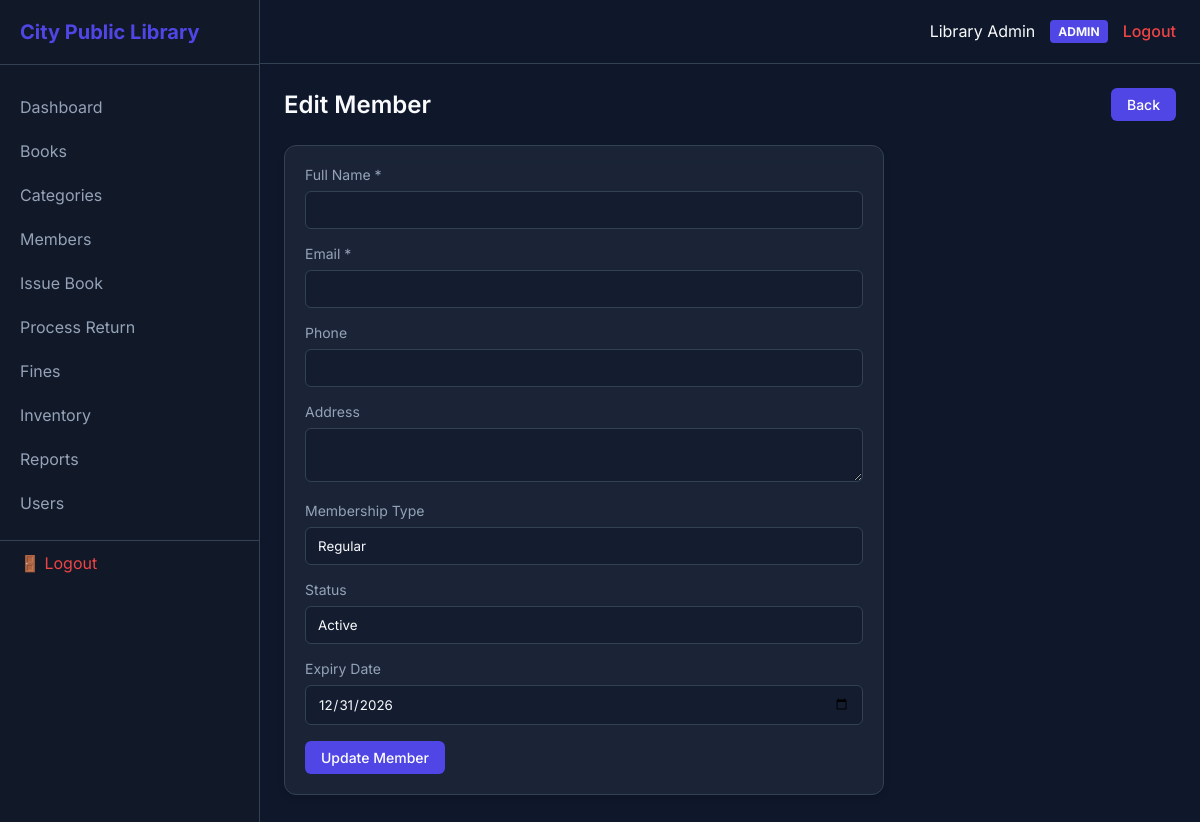
Screenshot of /admin/members/edit.php?id=1 (signed in) with the database file from the repository.
### tables this page shows
CREATE TABLE `system_settings` (
  `id` int(11) NOT NULL AUTO_INCREMENT,
  `setting_key` varchar(100) NOT NULL,
  `setting_value` text DEFAULT NULL,
  `updated_at` timestamp NOT NULL DEFAULT current_timestamp() ON UPDATE current_timestamp(),
  PRIMARY KEY (`id`),
  UNIQUE KEY `setting_key` (`setting_key`)
);

CREATE TABLE `members` (
  `id` int(11) NOT NULL AUTO_INCREMENT,
  `user_id` int(11) NOT NULL,
  `member_id` varchar(20) NOT NULL,
  `membership_type` varchar(50) DEFAULT 'Standard',
  `join_date` date NOT NULL,
  `expiry_date` date NOT NULL,
  `status` enum('active','expired','suspended') NOT NULL DEFAULT 'active',
  PRIMARY KEY (`id`),
  UNIQUE KEY `member_id` (`member_id`),
  KEY `user_id` (`user_id`),
  CONSTRAINT `members_ibfk_1` FOREIGN KEY (`user_id`) REFERENCES `users` (`id`) ON DELETE CASCADE
);

### config/db.php (called while the page is built, shortened)
<?php
function getSiteName(PDO $pdo): string {
    static $name = null;
    if ($name === null) {
        try {
            $stmt = $pdo->prepare("SELECT setting_value FROM system_settings WHERE setting_key='library_name' LIMIT 1");
            $stmt->execute();
            $name = $stmt->fetchColumn() ?: 'City Public Library';
        } catch (Exception $e) {
            $name = 'City Public Library';
        }
    }
    return $name;
}

### admin/members/edit.php (the view, shortened to what this page needs)
<?php
require_once '../../config/db.php';
require_once '../../includes/functions.php';
?>
<!DOCTYPE html>
<html lang="en">
<head>
</head>
<body>
    <div class="sidebar">
        <div class="sidebar-header"><?= getSiteName($pdo) ?></div>
        <div class="sidebar-nav">
            <a href="../dashboard.php" class="sidebar-link">Dashboard</a>
            <a href="../books/index.php" class="sidebar-link">Books</a>
            <a href="../categories/index.php" class="sidebar-link">Categories</a>
            <a href="../members/index.php" class="sidebar-link">Members</a>
            <a href="../issue/index.php" class="sidebar-link">Issue Book</a>
            <a href="../returns/index.php" class="sidebar-link">Process Return</a>
            <a href="../fines/index.php" class="sidebar-link">Fines</a>
            <a href="../inventory/index.php" class="sidebar-link">Inventory</a>
            <a href="../reports/index.php" class="sidebar-link">Reports</a>
            <a href="../users/index.php" class="sidebar-link">Users</a>
                    <a href="../../logout.php" class="sidebar-link" style="color: #ef4444; margin-top: 15px; border-top: 1px solid var(--border);"><i class="fas fa-sign-out-alt"></i> 🚪 Logout</a>
        </div>
    </div>
    <div class="main-wrapper">
        <div class="topbar">
            <div class="topbar-right">
                <span><?= htmlspecialchars($_SESSION["full_name"] ?? "Admin User") ?></span>
                <span class="role-badge"><?= htmlspecialchars($_SESSION["role"] ?? "Admin") ?></span>
                <a href="../../logout.php" class="btn-logout">Logout</a>
            </div>
        </div>
        <div class="content">
            <div class="page-header"><h1 class="page-title">Edit Member</h1><a href="index.php" class="btn btn-primary">Back</a></div>
            <?php
            $id = $_GET['id'] ?? 0;
            $mem = ['full_name'=>'', 'email'=>'', 'phone'=>'', 'address'=>'', 'membership_type'=>'regular', 'expiry_date'=>'', 'status'=>'active'];
            try { $stmt = $pdo->prepare("SELECT * FROM members WHERE id=?"); $stmt->execute([$id]); $m = $stmt->fetch(); if($m) $mem = $m; } catch(Exception $e) {}
            ?>
            <div class="card" style="max-width: 600px;">
                <form method="POST">
                    <div class="form-group"><label>Full Name *</label><input type="text" name="full_name" class="form-control" required value="<?=htmlspecialchars($mem['full_name'])?>"></div>
                    <div class="form-group"><label>Email *</label><input type="email" name="email" class="form-control" required value="<?=htmlspecialchars($mem['email'])?>"></div>
                    <div class="form-group"><label>Phone</label><input type="text" name="phone" class="form-control" value="<?=htmlspecialchars($mem['phone']??'')?>"></div>
                    <div class="form-group"><label>Address</label><textarea name="address" class="form-control"><?=htmlspecialchars($mem['address']??'')?></textarea></div>
                    <div class="form-group"><label>Membership Type</label>
                        <select name="membership_type" class="form-control">
                            <option value="regular" <?=$mem['membership_type']=='regular'?'selected':''?>>Regular</option>
                        </select>
                    </div>
                    <div class="form-group"><label>Status</label>
                        <select name="status" class="form-control">
                            <option value="active" <?=$mem['status']=='active'?'selected':''?>>Active</option>
                        </select>
                    </div>
                    <div class="form-group"><label>Expiry Date</label><input type="date" name="expiry_date" class="form-control" value="<?=htmlspecialchars($mem['expiry_date']??'')?>"></div>
                    <button type="submit" class="btn btn-primary">Update Member</button>
                </form>
            </div>
        </div>
    </div>
</body>
</html>

### admin/members/edit.php (style rules this page uses)
:root { --bg: #0f172a; --sidebar: #111827; --card-bg: rgba(30, 41, 59, 0.8); --primary: #4f46e5; --primary-hover: #4338ca; --accent: #f59e0b; --success: #10b981; --danger: #ef4444; --text-main: #f8fafc; --text-muted: #94a3b8; --border: #334155; }
* { margin: 0; padding: 0; box-sizing: border-box; font-family: 'Inter', sans-serif; }
body { background-color: var(--bg); color: var(--text-main); display: flex; height: 100vh; overflow: hidden; }
.sidebar { width: 260px; background-color: var(--sidebar); height: 100vh; display: flex; flex-direction: column; border-right: 1px solid var(--border); }
.sidebar-header { padding: 20px; font-size: 1.25rem; font-weight: bold; color: var(--primary); border-bottom: 1px solid var(--border); }
.sidebar-nav { padding: 20px 0; flex-grow: 1; overflow-y: auto; }
.sidebar-link { display: block; padding: 12px 20px; color: var(--text-muted); text-decoration: none; transition: 0.3s; }
.main-wrapper { flex-grow: 1; display: flex; flex-direction: column; height: 100vh; overflow: hidden; }
.topbar { height: 64px; background-color: var(--bg); border-bottom: 1px solid var(--border); display: flex; justify-content: space-between; align-items: center; padding: 0 24px; }
.topbar-right { display: flex; align-items: center; gap: 15px; }
.role-badge { background: var(--primary); padding: 4px 8px; border-radius: 4px; font-size: 0.75rem; font-weight: bold; text-transform: uppercase; }
.btn-logout { color: var(--danger); text-decoration: none; font-weight: 500; }
.content { flex-grow: 1; padding: 24px; overflow-y: auto; }
.page-header { display: flex; justify-content: space-between; align-items: center; margin-bottom: 24px; }
.page-title { font-size: 1.5rem; font-weight: 600; }
.card { background: var(--card-bg); border: 1px solid var(--border); border-radius: 12px; padding: 20px; backdrop-filter: blur(10px); margin-bottom: 24px; box-shadow: 0 4px 6px rgba(0,0,0,0.1); }
.btn { display: inline-block; padding: 8px 16px; border-radius: 6px; text-decoration: none; font-weight: 500; cursor: pointer; border: none; font-size: 0.875rem; transition: 0.2s; }
.btn-primary { background-color: var(--primary); color: white; }
.form-group { margin-bottom: 16px; }
.form-group label { display: block; margin-bottom: 8px; color: var(--text-muted); font-size: 0.875rem; }
.form-control { width: 100%; padding: 10px 12px; background: rgba(15, 23, 42, 0.5); border: 1px solid var(--border); border-radius: 6px; color: var(--text-main); transition: 0.3s; }
select.form-control { appearance: none; }

### rows the page displays
system_settings: setting_value "City Public Library"
members: status "Active", expiry_date "12/31/2026"

### other values shown
$_SESSION["full_name"] "Library Admin"
$_SESSION["role"] "ADMIN"
